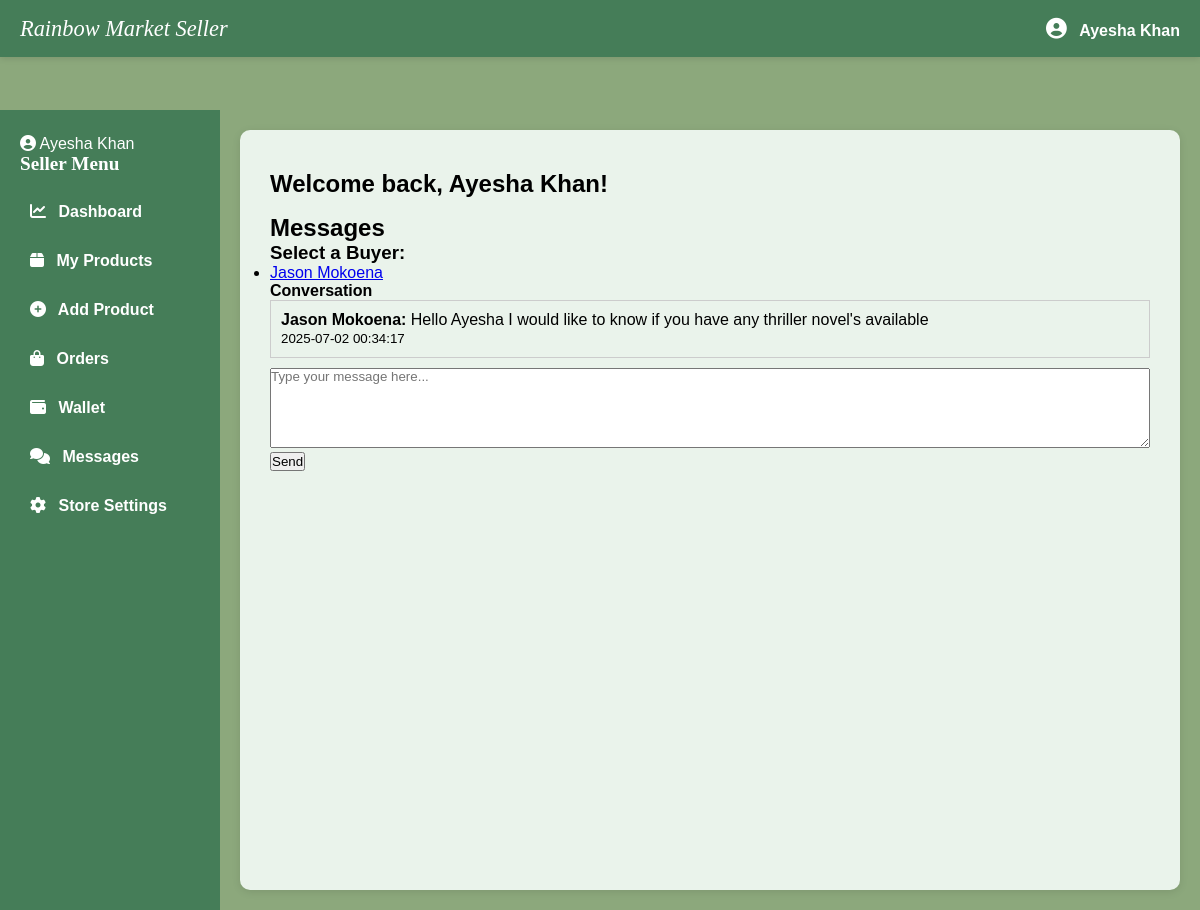
Screenshot of /seller/messages.php?buyer_id=5 (signed in) with the database file from the repository.
### tables this page shows
CREATE TABLE `users` (
  `id` int(11) NOT NULL,
  `name` varchar(100) NOT NULL,
  `email` varchar(100) NOT NULL,
  `password` varchar(255) NOT NULL,
  `role` enum('buyer','seller','banned') DEFAULT 'buyer',
  `created_at` timestamp NOT NULL DEFAULT current_timestamp()
);

CREATE TABLE `messages` (
  `id` int(11) NOT NULL,
  `sender_id` int(11) NOT NULL,
  `receiver_id` int(11) NOT NULL,
  `message` text NOT NULL,
  `created_at` datetime DEFAULT current_timestamp()
);

### seller/messages.php (the view, shortened to what this page needs)
<?php
include $_SERVER['DOCUMENT_ROOT'] . '/rainbow_market/admin/db.php';
$seller_id = $_SESSION['user_id'];
$seller_name = '';
$stmt = $conn->prepare("SELECT name FROM users WHERE id = ?");
$stmt->bind_param("i", $seller_id);
$stmt->execute();
$stmt->bind_result($seller_name);
$buyer_query = "
  SELECT DISTINCT u.id, u.name
  FROM messages m
  JOIN users u ON m.sender_id = u.id
  WHERE m.receiver_id = ?
";
$buyer_stmt = $conn->prepare($buyer_query);
$buyer_stmt->bind_param("i", $seller_id);
$buyer_stmt->execute();
$buyers_result = $buyer_stmt->get_result();
$selected_buyer_id = $_GET['buyer_id'] ?? null;
$messages = [];
if ($selected_buyer_id) {
  $msg_query = "
    SELECT m.*, u.name AS sender_name
    FROM messages m
    JOIN users u ON m.sender_id = u.id
    WHERE (m.sender_id = ? AND m.receiver_id = ?)
       OR (m.sender_id = ? AND m.receiver_id = ?)
    ORDER BY m.created_at ASC
  ";
  $msg_stmt = $conn->prepare($msg_query);
  $msg_stmt->bind_param("iiii", $seller_id, $selected_buyer_id, $selected_buyer_id, $seller_id);
  $msg_stmt->execute();
  $messages = $msg_stmt->get_result();
}
?>
<!DOCTYPE html>
<html lang="en">
  <head>
    <link rel="stylesheet" href="/rainbow_market/styles/styles.css" />
    <link rel="stylesheet" href="/rainbow_market/styles/dashboard.css" />
    <link rel="stylesheet" href="https://cdnjs.cloudflare.com/ajax/libs/font-awesome/6.7.2/css/all.min.css" />
  </head>
  <body>
    <?php include $_SERVER['DOCUMENT_ROOT'] . '/rainbow_market/seller/seller-navbar.php'; ?>
    <main class="seller-dashboard">
      <?php include $_SERVER['DOCUMENT_ROOT'] . '/rainbow_market/seller/seller-sidebar.php'; ?>
      <section class="dashboard-main">
        <div style="margin-bottom:1rem;">
          <h2>Welcome back, <?= htmlspecialchars($seller_name) ?>!</h2>
        </div>
        <h2>Messages</h2>
        <div>
          <h3>Select a Buyer:</h3>
          <ul>
            <?php while ($buyer = $buyers_result->fetch_assoc()): ?>
              <li>
                <a href="?buyer_id=<?= $buyer['id'] ?>">
                  <?= htmlspecialchars($buyer['name']) ?>
                </a>
              </li>
            <?php endwhile; ?>
          </ul>
        </div>
        <?php if ($selected_buyer_id): ?>
          <div class="messages-thread">
            <h4>Conversation</h4>
            <div style="max-height: 300px; overflow-y: auto; border: 1px solid #ccc; padding: 10px;">
              <?php while ($msg = $messages->fetch_assoc()): ?>
                <p><strong><?= htmlspecialchars($msg['sender_name']) ?>:</strong> <?= htmlspecialchars($msg['message']) ?><br>
                  <small><?= $msg['created_at'] ?></small>
                </p>
              <?php endwhile; ?>
            </div>
            <form method="POST" action="/rainbow_market/seller/send_message.php" style="margin-top: 10px;">
              <textarea name="message" placeholder="Type your message here..." required style="width: 100%; height: 80px;"></textarea>
              <button type="submit">Send</button>
            </form>
          </div>
        <?php endif; ?>
      </section>
    </main>
  </body>
</html>

### seller/seller-navbar.php (shortened to what this page needs)
<div class="seller-navbar">
  <div class="seller-navbar-container">
    <div class="logo">
      <a href="/rainbow_market/seller/dashboard.php">Rainbow Market Seller</a>
    </div>
    <div class="nav-actions">
      <div class="profile-dropdown">
        <i class="fas fa-user-circle"></i>
        <span class="username"><?= htmlspecialchars($seller_name ?? 'Seller') ?></span>
      </div>
    </div>
  </div>
</div>

### seller/seller-sidebar.php (shortened to what this page needs)
<aside class="seller-sidebar">
  <div class="sidebar-profile">
    <i class="fas fa-user-circle"></i>
    <span class="sidebar-username"><?= htmlspecialchars($seller_name ?? 'Seller') ?></span>
  </div>
  <h2>Seller Menu</h2>
  <ul>
    <li>
      <a href="/rainbow_market/seller/dashboard.php"><i class="fas fa-chart-line"></i> Dashboard</a>
    </li>
    <li>
      <a href="/rainbow_market/seller/myproducts.php"><i class="fas fa-box"></i> My Products</a>
    </li>
    <li>
      <a href="/rainbow_market/seller/addproducts.php"><i class="fas fa-plus-circle"></i> Add Product</a>
    </li>
    <li>
      <a href="/rainbow_market/seller/orders.php"><i class="fas fa-shopping-bag"></i> Orders</a>
    </li>
    <li>
      <a href="/rainbow_market/seller/wallet.php"><i class="fas fa-wallet"></i> Wallet</a>
    </li>
    <li>
      <a href="/rainbow_market/seller/messages.php"><i class="fas fa-comments"></i> Messages</a>
    </li>
    <li>
      <a href="/rainbow_market/seller/settings.php"><i class="fas fa-cog"></i> Store Settings</a>
    </li>
  </ul>
</aside>

### styles/styles.css (style rules this page uses)
:root { --bg-page: #8ca87c; --bg-sidebar: #457d58; --sidebar-hover: aquamarine; --primary-light: #5f9e71; --text-dark: #1a4d2e; --text-light: #ffffff; --overlay-bg: rgba( 0, 0, 0, 0.4 ); --tab-bg: #eaf3eb; }
* { margin: 0; padding: 0; box-sizing: border-box; font-family: Arial, sans-serif; }
body { background-color: var(--bg-page); padding-top: 110px; }
.logo { font-family: "Playfair Display", serif; font-size: 24px; font-style: italic; text-decoration: none !important; color: var(--text-light) !important; margin-right: 30px; transition: color 0.3s; }
.logo a { color: var(--text-light); text-decoration: none; }

### styles/dashboard.css (style rules this page uses)
:root { --bg-page: #8ca87c; --bg-sidebar: #457d58; --sidebar-hover: aquamarine; --primary-light: #5f9e71; --text-dark: #1a4d2e; --text-light: #ffffff; --overlay-bg: rgba(0, 0, 0, 0.4); --tab-bg: #eaf3eb; }
.seller-navbar { position: fixed; top: 0; left: 0; width: 100%; background-color: var(--bg-sidebar); color: var(--text-light); padding: 15px 0; box-shadow: 0 2px 6px rgba(0, 0, 0, 0.1); z-index: 1000; }
.seller-navbar-container { max-width: 1200px; margin: auto; padding: 0 20px; display: flex; justify-content: space-between; align-items: center; }
.seller-navbar .logo a { font-family: "Playfair Display", serif; font-size: 1.4rem; color: var(--text-light); font-style: italic; text-decoration: none; }
.nav-actions { display: flex; align-items: center; }
.profile-dropdown { position: relative; cursor: pointer; }
.profile-dropdown i { font-size: 1.3rem; margin-right: 8px; color: var(--text-light); }
.profile-dropdown .username { font-weight: bold; color: var(--text-light); }
body { background-color: var(--bg-page); font-family: Arial, sans-serif; }
.seller-dashboard { display: flex; min-height: 100vh; }
.seller-sidebar { width: 220px; background-color: var(--bg-sidebar); min-height: 100vh; color: var(--text-light); padding: 25px 20px; }
.seller-sidebar h2 { font-size: 1.2rem; margin-bottom: 20px; font-family: "Playfair Display", serif; color: var(--text-light); }
.seller-sidebar ul { list-style: none; padding: 0; margin: 0; }
.seller-sidebar li { margin-bottom: 15px; }
.seller-sidebar a { color: var(--text-light); text-decoration: none; font-weight: bold; display: block; padding: 8px 10px; border-radius: 6px; transition: background-color 0.3s; }
.seller-sidebar a i { margin-right: 8px; }
.dashboard-main { flex-grow: 1; padding: 40px 30px; background-color: var(--tab-bg); border-radius: 10px; margin: 20px; box-shadow: 0 2px 8px rgba(0, 0, 0, 0.1); }

### rows the page displays
users: name "Ayesha Khan"
users: name "Jason Mokoena"
messages: sender.name "Jason Mokoena", message "Hello Ayesha I would like to know if you have any thriller novel's available", created_at "2025-07-02 00:34:17"
